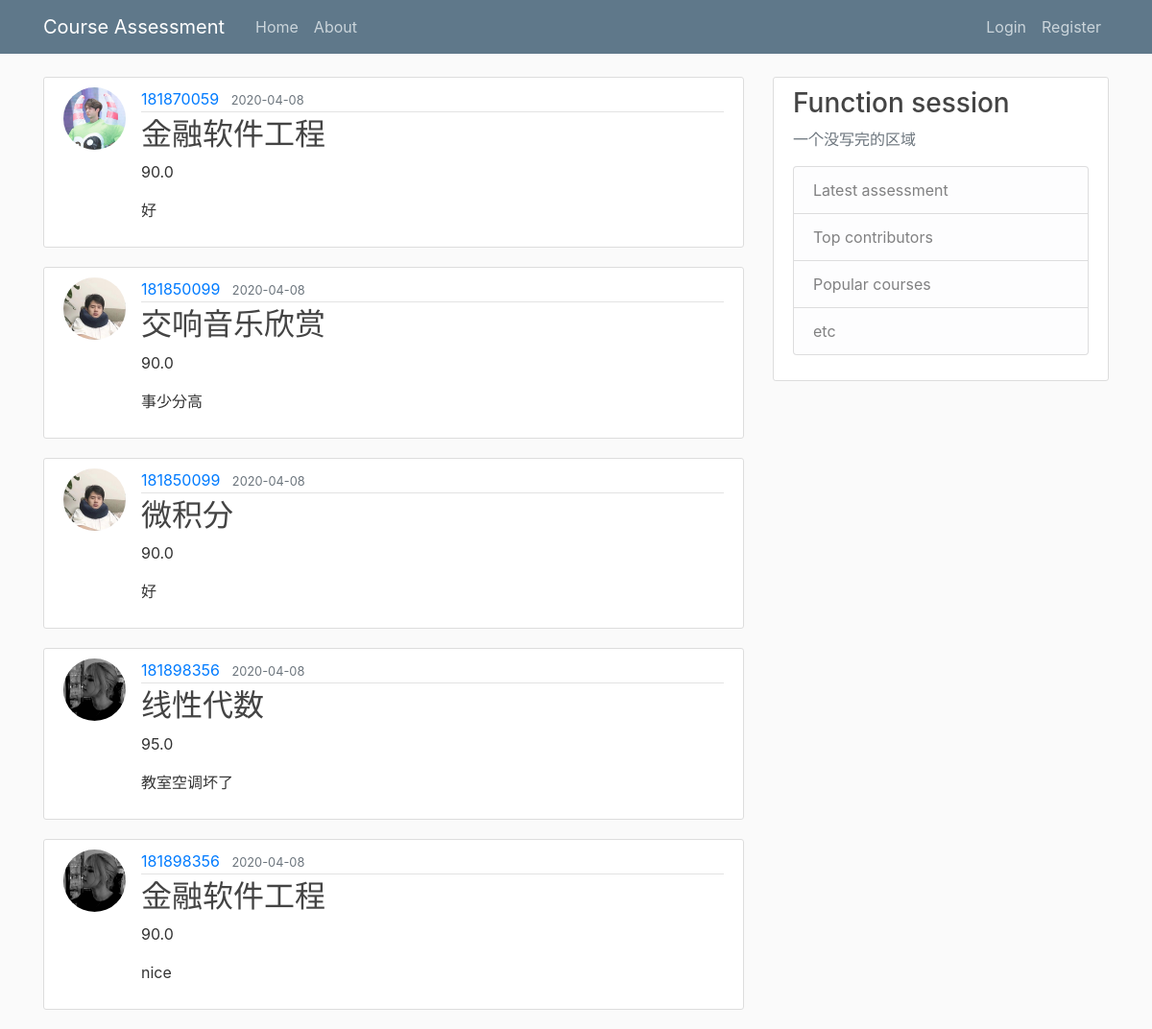
The page /home on the database its author committed.
### app/models.py (models this page shows, shortened)
class Post(db.Model):
    id = db.Column(db.Integer, primary_key=True)
    title = db.Column(db.String(100), nullable=False)
    date_posted = db.Column(db.DateTime, nullable=False, default=datetime.utcnow)
    score = db.Column(db.Float, nullable=False)
    content = db.Column(db.Text, nullable=False)
    user_id = db.Column(db.Integer, db.ForeignKey('user.id'), nullable=False)

class User(db.Model, UserMixin):
    id = db.Column(db.Integer, primary_key=True)
    username = db.Column(db.String(12), unique=True, nullable=False)
    image_file = db.Column(db.String(20), nullable=False, default='default.jpg')
    password = db.Column(db.String(60), nullable=False)
    posts = db.relationship('Post', backref='author', lazy=True)

### app/routes.py (the view)
@app.route("/")
@app.route("/home")
def home():
    posts = Post.query.all()
    return render_template('home.html', posts=posts)

### app/templates/home.html
{% extends "layout.html" %}
{% block content %}
    {% for post in posts %}
        <article class="media content-section">
          <img class="rounded-circle article-img" src="{{ url_for('static', filename='profile_pics/' + post.author.image_file) }}">
          <div class="media-body">
            <div class="article-metadata">
              <a class="mr-2" href="#">{{ post.author.username }}</a>
              <small class="text-muted">{{ post.date_posted.strftime('%Y-%m-%d') }}</small>
            </div>
            <h2><a class="article-title" href="{{ url_for('post', post_id=post.id) }}">{{ post.title }}</a></h2>
            <p class="article-content">{{ post.score }}</p>
            <p class="article-content">{{ post.content }}</p>
          </div>
        </article>
    {% endfor %}
{% endblock content %}}

### app/templates/layout.html (shortened to what this page needs)
<!DOCTYPE html>
<html>
<head>
    <link rel="stylesheet" href="https://maxcdn.bootstrapcdn.com/bootstrap/4.0.0/css/bootstrap.min.css">
    <link rel="stylesheet" type="text/css" href="{{ url_for('static', filename='main.css') }}">
</head>
<body>
    <header class="site-header">
      <nav class="navbar navbar-expand-md navbar-dark bg-steel fixed-top">
        <div class="container">
          <a class="navbar-brand mr-4" href="/">Course Assessment</a>
          <div class="collapse navbar-collapse" id="navbarToggle">
            <div class="navbar-nav mr-auto">
              <a class="nav-item nav-link" href="{{ url_for('home') }}">Home</a>
              <a class="nav-item nav-link" href="{{ url_for('about') }}">About</a>
            </div>
            <div class="navbar-nav">
              {% if current_user.is_authenticated %}
                <a class="nav-item nav-link" href="{{ url_for('search') }}">Search</a>
                <a class="nav-item nav-link" href="{{ url_for('new_post') }}">New Post</a>
                <a class="nav-item nav-link" href="{{ url_for('account') }}">Account</a>
                <a class="nav-item nav-link" href="{{ url_for('logout') }}">Logout</a>
              {% else %}
                <a class="nav-item nav-link" href="{{ url_for('login') }}">Login</a>
                <a class="nav-item nav-link" href="{{ url_for('register') }}">Register</a>
              {% endif %}
            </div>
          </div>
        </div>
      </nav>
    </header>
    <main role="main" class="container">
      <div class="row">
        <div class="col-md-8">
          {% block content %}{% endblock %}
        </div>
        <div class="col-md-4">
          <div class="content-section">
            <h3>Function session</h3>
            <p class='text-muted'>一个没写完的区域
              <ul class="list-group">
                <li class="list-group-item list-group-item-light">Latest assessment</li>
                <li class="list-group-item list-group-item-light">Top contributors</li>
                <li class="list-group-item list-group-item-light">Popular courses</li>
                <li class="list-group-item list-group-item-light">etc</li>
              </ul>
            </p>
          </div>
        </div>
      </div>
    </main>
</body>
</html>

### app/static/main.css (style rules this page uses)
body { background: #fafafa; color: #333333; margin-top: 5rem; }
h1, h2, h3, h4, h5, h6 { color: #444444; }
.bg-steel { background-color: #5f788a; }
.site-header .navbar-nav .nav-link { color: #cbd5db; }
.content-section { background: #ffffff; padding: 10px 20px; border: 1px solid #dddddd; border-radius: 3px; margin-bottom: 20px; }
.article-title { color: #444444; }
.article-content { white-space: pre-line; }
.article-img { height: 65px; width: 65px; margin-right: 16px; }
.article-metadata { padding-bottom: 1px; margin-bottom: 4px; border-bottom: 1px solid #e3e3e3 }

### rows shown on the page
Post: image_file (picture), author.username "181870059", date_posted "2020-04-08", title "金融软件工程", score "90.0", content "好"
Post: image_file (picture), author.username "181850099", date_posted "2020-04-08", title "交响音乐欣赏", score "90.0", content "事少分高"
Post: image_file (picture), author.username "181850099", date_posted "2020-04-08", title "微积分", score "90.0", content "好"
Post: image_file (picture), author.username "181898356", date_posted "2020-04-08", title "线性代数", score "95.0", content "教室空调坏了"
Post: image_file (picture), author.username "181898356", date_posted "2020-04-08", title "金融软件工程", score "90.0", content "nice"
